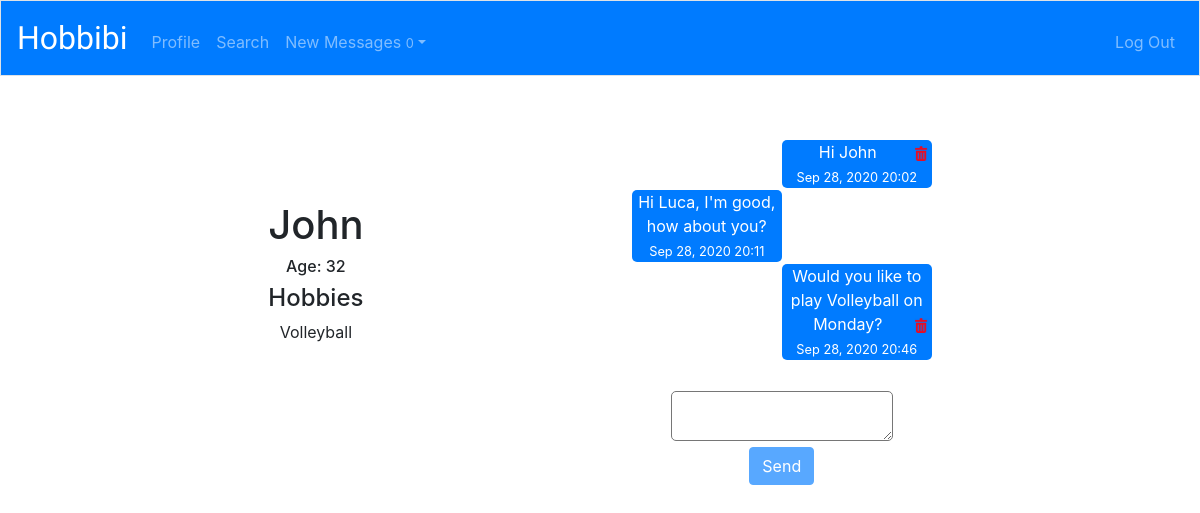
Page /profile/John (signed in) on the committed database.
### hobbibi/models.py (models this page shows, shortened)
class User(AbstractUser):
    pass
    country = models.CharField(max_length=64, default='G')
    city = models.CharField(max_length=64, default='Tbilisi')
    age = models.IntegerField(default=30)

class Hobbies(models.Model):
    user = models.ForeignKey(User, on_delete=models.CASCADE)
    hobbi = models.ForeignKey(Hobbi, on_delete=models.CASCADE)

class Hobbi(models.Model):
    name = models.CharField(max_length=64)
    def __str__(self):
        return f"{self.name}"

class Message(models.Model):
    sender = models.ForeignKey(User, on_delete=models.CASCADE, related_name='sender')
    recipient = models.ForeignKey(User, on_delete=models.CASCADE, related_name="recipient")
    message = models.TextField()
    timestamp = models.DateTimeField(auto_now_add=True)
    read = models.BooleanField(default=False)

### hobbibi/views.py (the view)
# urls.py: path('profile/<str:user>', views.profile, name='profile'),
def profile(request, user):
    h = Hobbi.objects.all()
    owner = User.objects.get(username=user)
    hobbies = Hobbies.objects.select_related('user').filter(user=owner.id)
    sender = User.objects.get(id=request.user.id)
    messages = Message.objects.filter(sender__in=(sender,owner), recipient__in=(owner, sender)).order_by("timestamp")
    msg = Message.objects.filter(sender=owner, recipient=sender, read=False)
    for m in msg:
        m.read = True
        m.save()
    u = User.objects.get(id=request.user.id)
    us = Message.objects.filter(recipient=u, read=False).values("sender").distinct()
    new_msg = User.objects.filter(id__in=us)
    print(new_msg)
    count = Message.objects.filter(recipient=sender, read=False).count()
    return render(request, "hobbibi/profile.html", {"hobbies": hobbies, 'owner': owner, "h":h,"messages": messages, "count": count, "new_msg": new_msg })

### hobbibi/templates/hobbibi/profile.html (shortened to what this page needs)
{% extends "hobbibi/layout.html" %}
{% load static %}
{% block body %}
<div id="head">
<div class="pro">
    <h1>{{owner.username}}</h1>
    <h6>Age: {{owner.age}}</h6>
    <h4>Hobbies</h4>
    <ul id="hobbies">
    {% for hobbi in hobbies %}
        <li>{{ hobbi.hobbi}}
        </li>
    {% endfor %}
</ul>
</div>
{% if owner.username != request.user.username %}
<div class="pro">
<div id="meg">
<ul id="msg">
{% for mes in messages %}
    {% if mes.sender == request.user and mes.message != "This message was deleted"%}
    <li class="c" >{{mes.message}}
    <a href="" id="m" class="msg{{mes.id}}" data-msg="{{mes.id}}"><img id="icon" src="{% static 'hobbibi/icon-delete-16.png' %}" alt=""></a>
    <br><small>{{mes.timestamp}}</small></li>
    {% elif mes.message == "This message was deleted" and mes.sender == request.user %}
    <div class="d2" style='background-color: white; color: #007bff; font-size: 12px;'><i>{{mes.message}}</i></div>
    {% elif mes.message == "This message was deleted" %}
    <div class="d" style='background-color: white; color: #007bff; font-size: 12px;'><i>{{mes.message}}</i></div>
    {% else %}
    <li class="chat">{{mes.message}}
    <br><small>{{mes.timestamp}}</small></li>
    {% endif %}
{% endfor %}
</ul>
</div>
<div id="send">
<form id="formmsg">
    <textarea name="message" id="message" autofocus></textarea><br>
    <input type="submit" name="" id="submit" class="btn btn-primary" value="Send">
</form>
</div>
</div>
{% endif %}
</div>
{% endblock %}

### hobbibi/static/hobbibi/style.css (style rules this page uses)
* { margin: 0; padding: 0; }
body { text-align: center; }
#head { display: flex; flex-wrap: wrap; text-align: center; justify-content: space-evenly; align-items: center; width: 100%; height: 100%; }
.chat { margin-right: 50%; margin-left: 0; border-radius: 5px; margin-top: 2px; background-color: #007bff; color: white; }
.c { margin-right: 0; margin-left: 50%; border-radius: 5px; margin-top: 2px; background-color: #007bff; color: white; }
#meg { display: flex; flex-direction: column-reverse; height: 300px; width: 300px; word-wrap: break-word; overflow: auto; }
#h, #m { float: right; padding-right: 3px; }
form { margin-top: 15px; text-align: center; }
li { list-style-type: none; }
textarea { border-radius: 5px; }
h1, h2 { text-align: center; }
#icon { height: auto; width: 15px; }

### rows in the picture
User: username "John", age "32"
Hobbies: hobbi "Volleyball"
Message: message "Hi John", timestamp "Sep 28, 2020 20:02"
Message: message "Hi Luca, I'm good, how about you?", timestamp "Sep 28, 2020 20:11"
Message: message "Would you like to play Volleyball on Monday?", timestamp "Sep 28, 2020 20:46"

### other values in the picture
{{ count }} "0"
